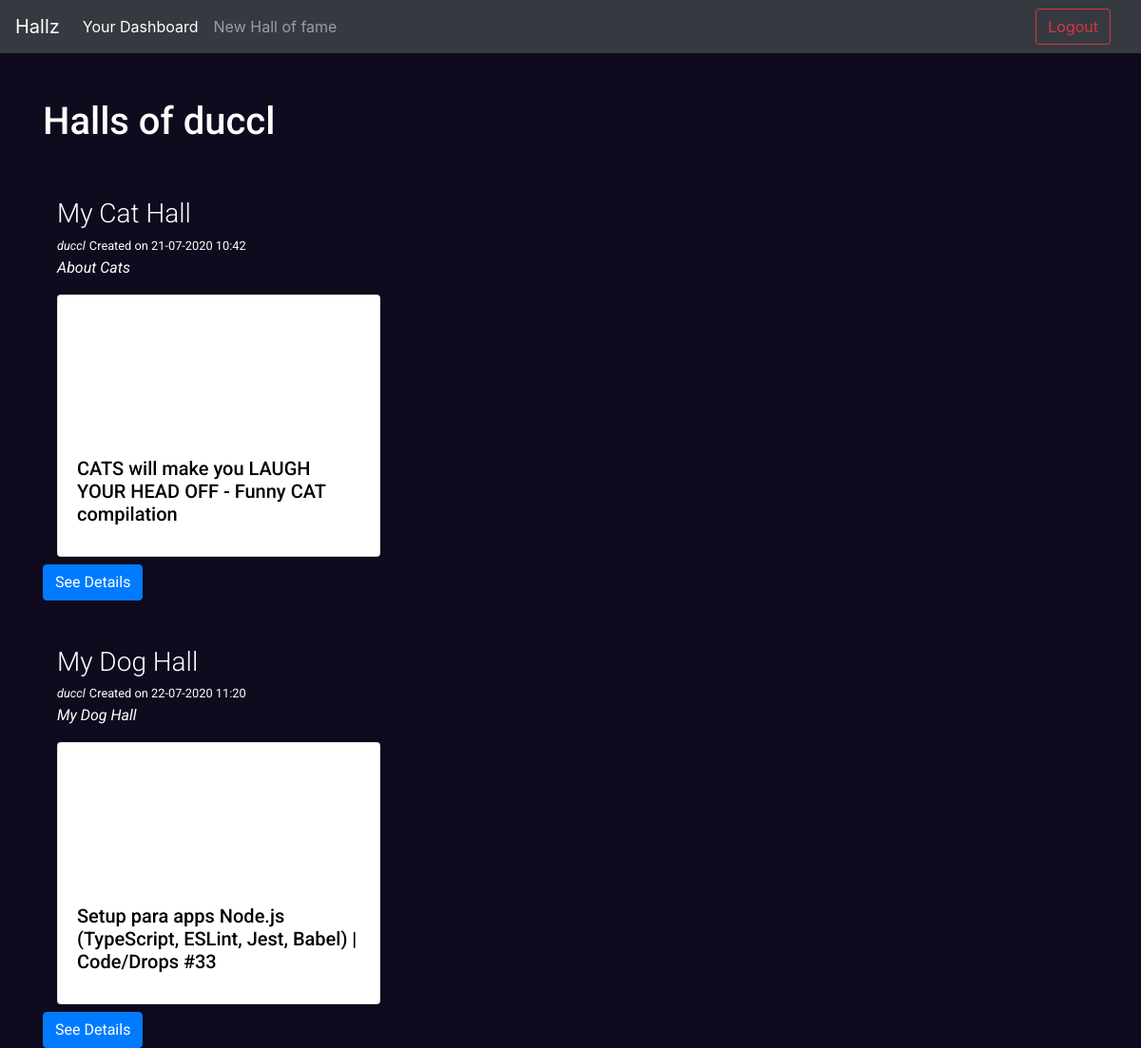
Page /dashboard/duccl/ (signed in) on the earlier database version.
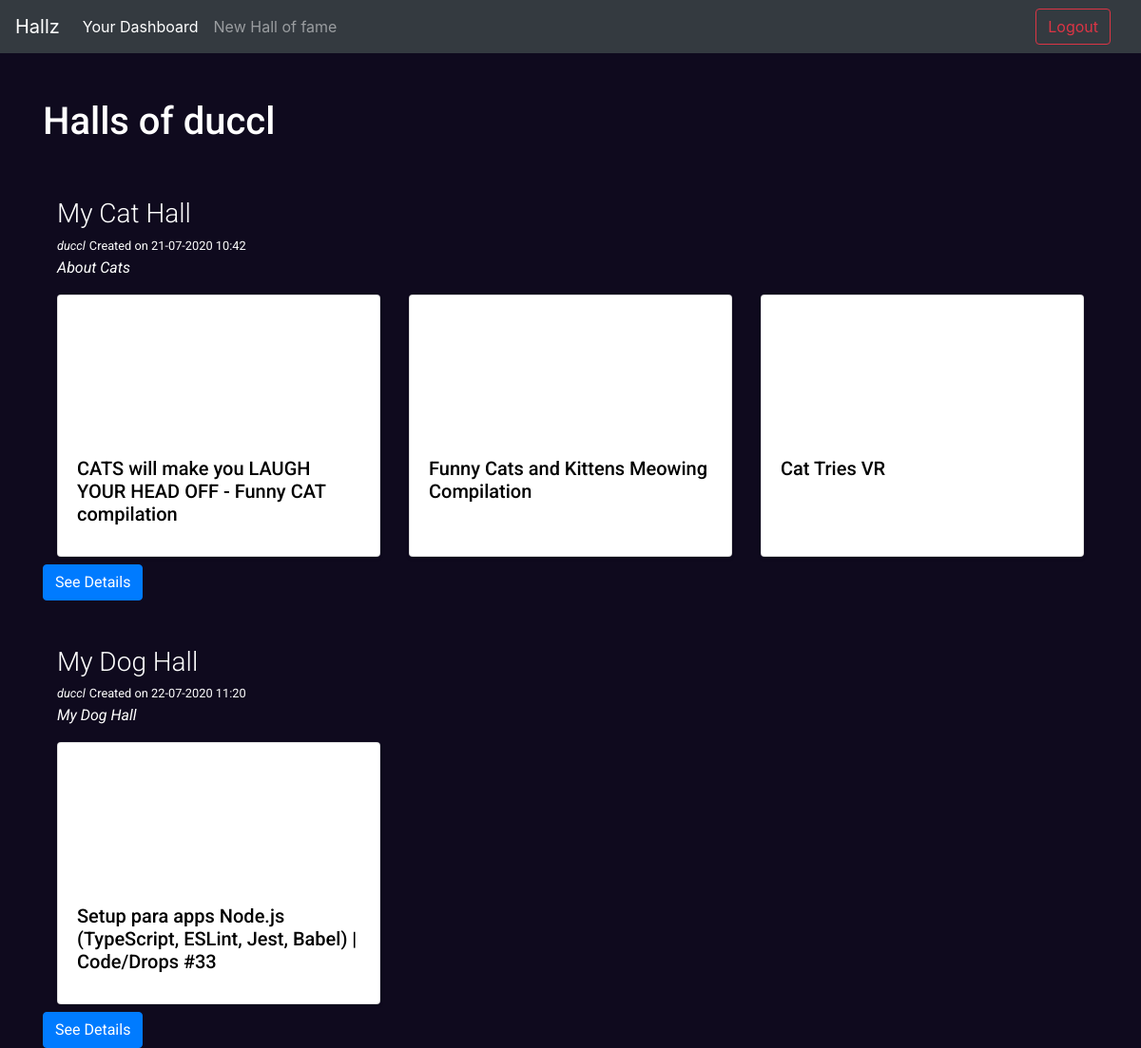
Same page on the later database version.
### halls/models.py (models this page shows, shortened)
class Hall(models.Model):
    author = models.ForeignKey('auth.user',on_delete=models.CASCADE)
    title = models.CharField(max_length=100)
    description = models.CharField(max_length=100,default='')
    creation_date = models.DateTimeField(auto_now=True)

class Video(models.Model):
    hall = models.ForeignKey(Hall,on_delete=models.CASCADE)
    title = models.CharField(max_length=255)
    url = models.URLField(max_length=200,default='')
    youtube_id = models.CharField(max_length=255)

### halls/views.py (the view)
# urls.py: path('dashboard/<str:username>/',DashBoardView.as_view(),name='dashboard'),
class DashBoardView(LoginRequiredMixin,ListView):
    template_name = "halls/dashboard.html"
    login_url = login_url
    model = Hall
    context_object_name = 'halls'
    def get_queryset(self):
        return Hall.objects.filter(author__username = self.kwargs["username"])
    def get_context_data(self, **kwargs):
        context = super().get_context_data(**kwargs)
        context["username"] = self.kwargs["username"]
        return context

### halls/templates/halls/dashboard.html (shortened to what this page needs)
{% extends './base.html' %}
{% block content_section%}
<div class="container roboto margin-top-md color-white">
    <div class="d-flex w-100 justify-content-between">
        <h1>Halls of {{username}}</h1>
    </div>
    {% if halls %}
    <div class='col'>
        {%for hall in halls%}
        <div class="row margin-top-md">
            <div class="color-white container">
                <h3 class="mb-1 font-weight-light">{{hall.title}}</h5>
                <small class="mb-1 font-italic">{{hall.author}}</small>
                <small>Created on {{hall.creation_date| date:"d-m-Y h:i"}}</small>
                <p class="font-italic">{{hall.description | safe}}</p>
            </div>
            <div class="d-flex w-100 justify-content-between">
                {%for video in hall.video_set.all%}
                {% include 'partials/video_card.html' %}
                {% endfor %}
            </div>
            <a href="{% url 'halls:hall' hall_id=hall.id %}" class="btn btn-primary margin-top-sm">
                See Details
            </a>
        </div>
        {%endfor%}
    </div>
    {% endif %}
</div>
{%endblock%}

### halls/templates/partials/video_card.html (shortened to what this page needs)
<div class="col-md-4">
    <div class="card shadow-sm">
        <iframe width="100%" height="150" src="https://www.youtube.com/embed/{{video.youtube_id}}" frameborder="0"
            allow="accelerometer; encrypted-media; gyroscope; picture-in-picture" allowfullscreen></iframe>
        <div class="card-body">
            <h5 class="card-title">{{video.title}}</h5>
        </div>
    </div>
</div>

Differences in the rows shown:
added Video: title "Funny Cats and Kittens Meowing Compilation", shown under Hall "My Cat Hall"
added Video: title "Cat Tries VR", shown under Hall "My Cat Hall"
